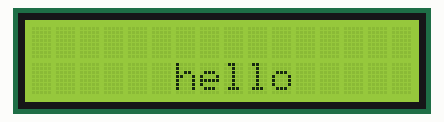
A sketch run on a simulated Arduino Uno, built with avr-gcc and run on an emulated ATmega328P. On the bench: 16×2 character LCD.

Above: at 0.13 s.
At 5.09 s:
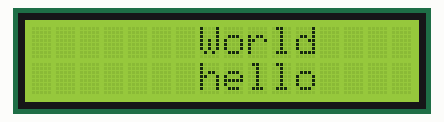
At 10.05 s:
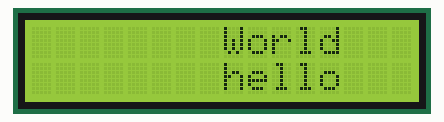
At 19.96 s:
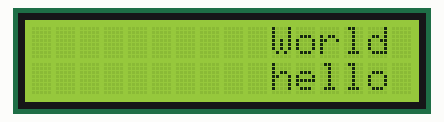
At 29.87 s:
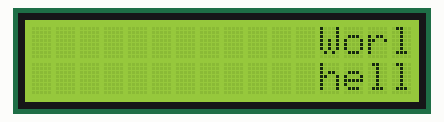
At 39.78 s:
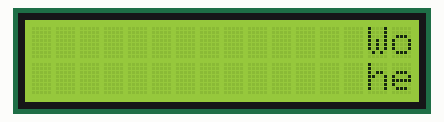

The sketch:

LCDalphanumeric.ino
```cpp
#include <LiquidCrystal.h>

// initialize the library by associating any needed LCD interface pin
// with the arduino pin number it is connected to
const int rs = 12, en = 11, d4 = 5, d5 = 4, d6 = 3, d7 = 2;
LiquidCrystal lcd(rs, en, d4, d5, d6, d7);

void setup() {
  lcd.begin(16, 2);
}

void loop() {
  int i,j;
  lcd.setCursor(5,1);
  lcd.print("hello");
  for(i=15;i>=0;i--)
  {
    lcd.scrollDisplayRight();
    delay(150);
  }
    lcd.setCursor(5,0);
    lcd.print("World");
  for(j=0;j<16;j++)
   {
     lcd.scrollDisplayLeft();
     delay(150);
   }
  }
```
